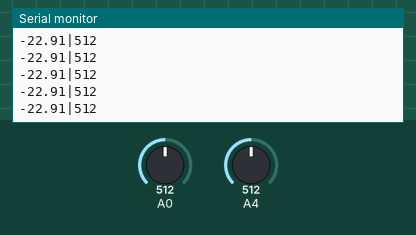
Bench run of a sketch on a simulated Arduino Uno, built with avr-gcc and run on an emulated ATmega328P. Shown: the last lines printed to the serial monitor. Inputs (shaded band) come from the test bench; at power-on: A4 = 512, A0 = 512.

Above: at 1.2 s.
1.3 s: A4 set to 369
At 2.0 s:
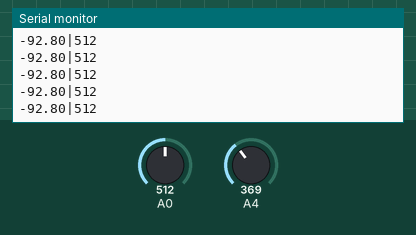
2.8 s: A4 set to 339
At 3.8 s:
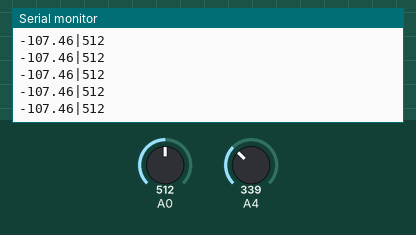
Timing chart, 0 to 5.8 s (numbered marks = the images above; inputs shaded):
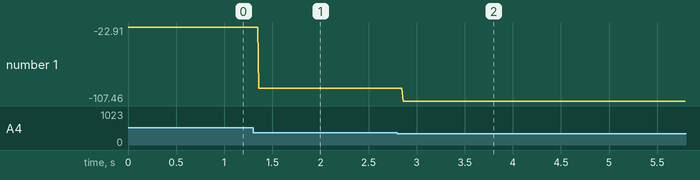

Measured:
- after the input at 1.3 s, the serial monitor: prints a new line after 0.06 s (image 1)
- after the input at 2.8 s, the serial monitor: prints a new line after 0.06 s (image 2)
- plotted number 1: -22.91 → -92.8 after the input at 1.3 s, -92.8 → -107.46 after the input at 2.8 s

The sketch:

lgsstatus.ino
```cpp
/*
Berechnung für die Temperatur:
Temperatur = Input*(5V/1023)/(10mV/K)-273,15
*/


#include<Arduino.h>

void setup() {
    Serial.begin(9600);
}

float temp = .0;
int lumen = 0;

void loop() {
    temp = analogRead(4) * 0.00488759 * 100 - 273.15;
    lumen = analogRead(0);
    Serial.print(temp);
    Serial.print("|");
    Serial.print(lumen);
    Serial.println();
    delay(10);
}
```
